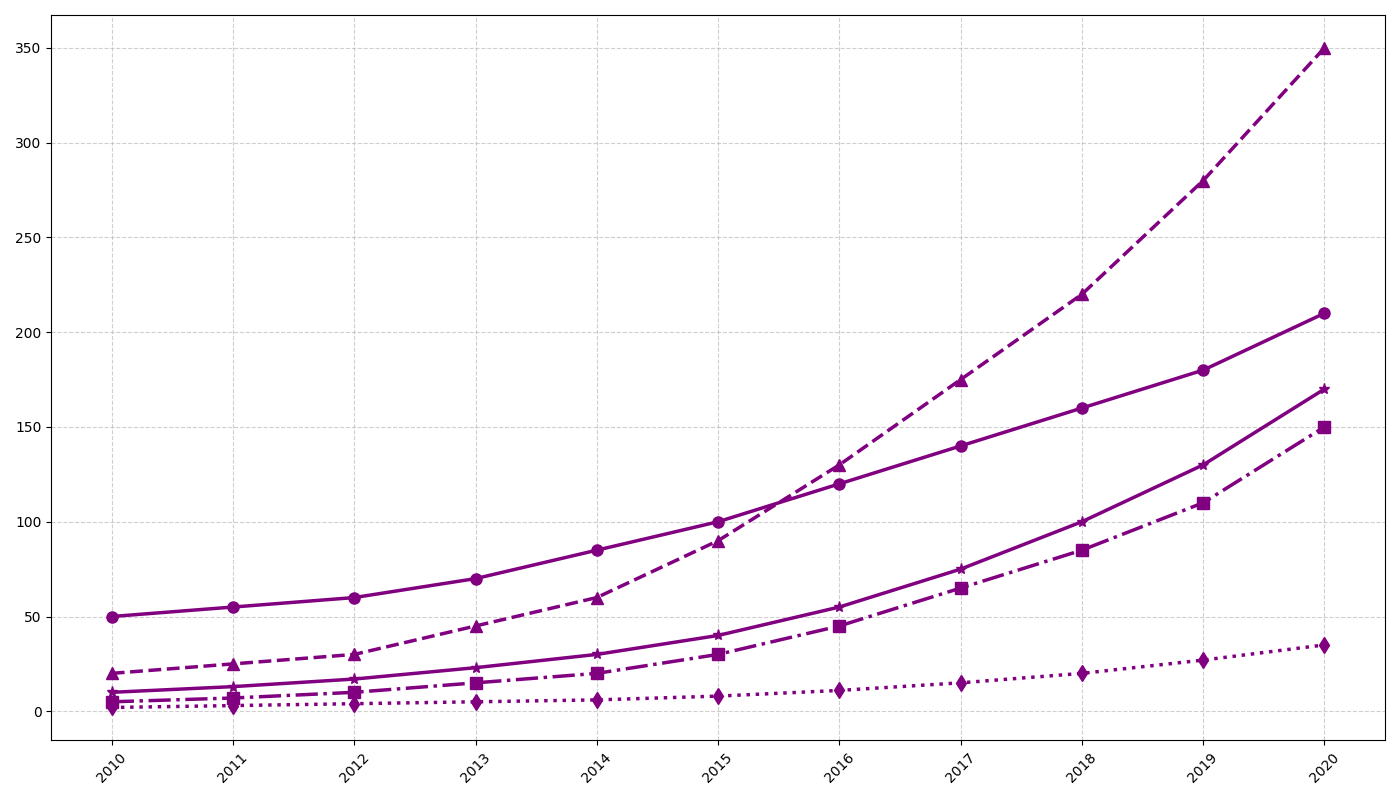

This chart was generated by the following Python code:
import matplotlib.pyplot as plt
import numpy as np

years = np.arange(2010, 2021)
solar_panels = [50, 55, 60, 70, 85, 100, 120, 140, 160, 180, 210]
electric_cars = [20, 25, 30, 45, 60, 90, 130, 175, 220, 280, 350]
wind_turbines = [5, 7, 10, 15, 20, 30, 45, 65, 85, 110, 150]
geothermal_plants = [2, 3, 4, 5, 6, 8, 11, 15, 20, 27, 35]
battery_storage = [10, 13, 17, 23, 30, 40, 55, 75, 100, 130, 170]

fig, ax = plt.subplots(figsize=(14, 8))

ax.plot(years, solar_panels, marker='o', linestyle='-', color='purple', linewidth=2.5, markersize=8)
ax.plot(years, electric_cars, marker='^', linestyle='--', color='purple', linewidth=2.5, markersize=8)
ax.plot(years, wind_turbines, marker='s', linestyle='-.', color='purple', linewidth=2.5, markersize=8)
ax.plot(years, geothermal_plants, marker='d', linestyle=':', color='purple', linewidth=2.5, markersize=8)
ax.plot(years, battery_storage, marker='*', linestyle='-', color='purple', linewidth=2.5, markersize=8)

ax.grid(True, linestyle='--', alpha=0.6)

plt.xticks(years, rotation=45)
plt.tight_layout()
plt.show()
